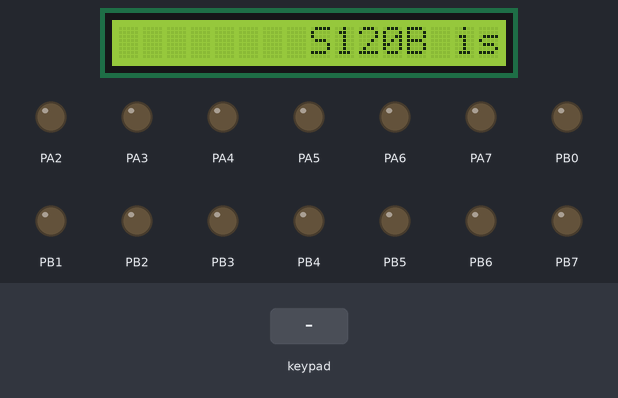
This program was run on a simulated ATmega1284P, built with avr-gcc and emulated at 8 MHz. Shown: 16×1 character LCD, output pins drawn as LEDs (lit = HIGH). Wiring (inferred from the signals the program sends): 4×4 keypad with keys 1 2 3 A 4 5 6 B 7 8 9 C * 0 # D: rows PC0, PC1, PC2, PC3; columns PC4, PC5, PC6, PC7. Wiring (inferred from the names in the program): character LCD (HD44780): RS PA0; E PA1; data PD0, PD1, PD2, PD3, PD4, PD5, PD6, PD7. Dashed ring = blinking. The inputs (shaded band) are chosen by the test bench. Pins used as bus, display or sensor lines are not drawn.

Above: at 1.2 s.
1.3 s: keypad keys 1 2 3 4 pressed 0.4 s apart
At 3.5 s:
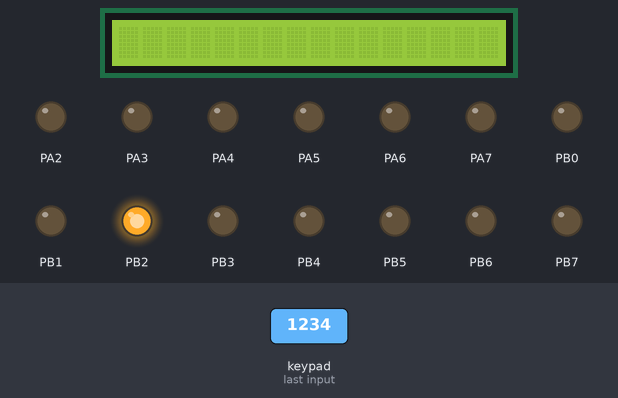
4.4 s: key 'A' pressed
At 4.9 s:
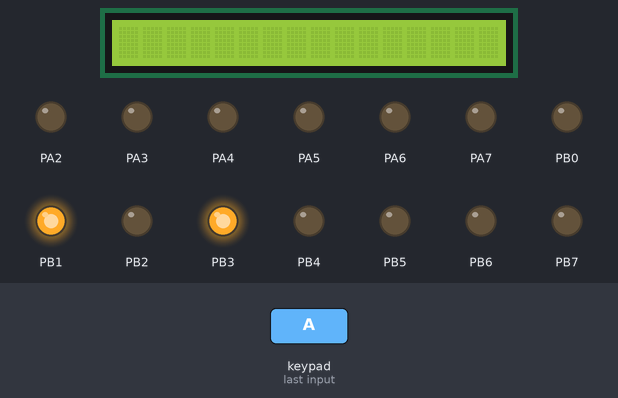
7.4 s: key '5' pressed
At 8.0 s:
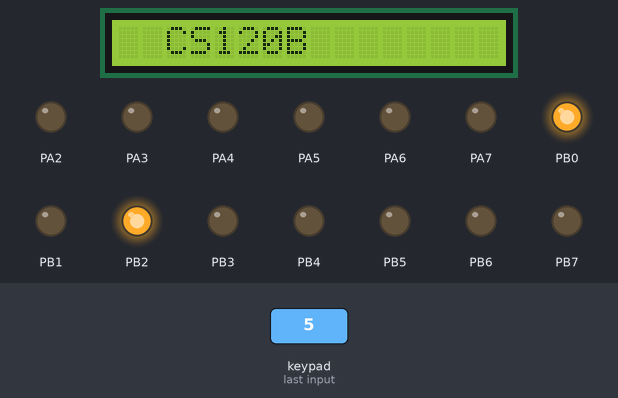
10.1 s: keypad keys 1 2 3 4 # pressed 0.4 s apart
At 11.93 s:
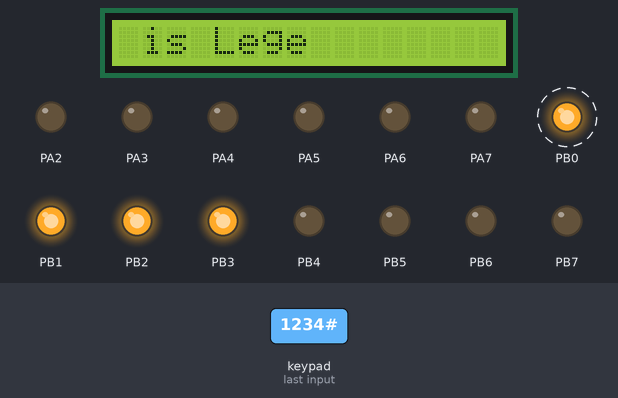
13.6 s: key '6' pressed
At 14.0 s:
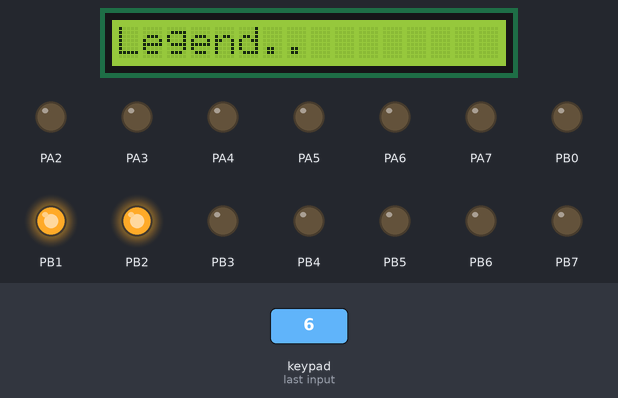
16.1 s: keypad keys 1 2 3 4 * pressed 0.4 s apart
At 17.08 s:
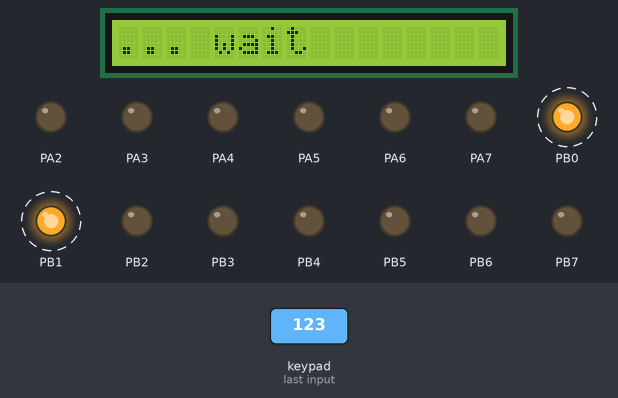
Timing chart, 0 to 19.2 s (numbered marks = the images above; inputs shaded):
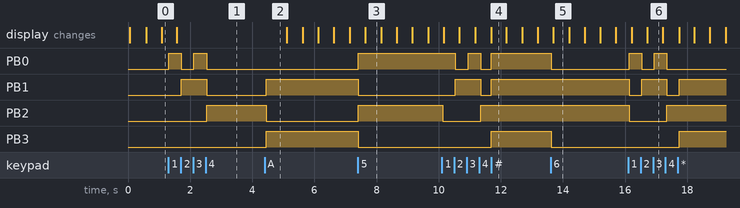

The program:

main.c
```c
/*	Partner 1 Name & E-mail: Anthony Mejia, ameji012@ucr.edu
 *	Partner 2 Name & E-mail: David Gutierrez, dguti026@ucr.edu
 *	Lab Section: 22
 *	Assignment: Lab #11  Exercise #2
 *	Exercise Description: [optional - include for your own benefit]
 *
 *	I acknowledge all content contained herein, excluding template or example
 *	code, is my own original work.
 */

#include "io.c"
#include <avr/interrupt.h>
#include "bit.h"
#include "timer.h"
#include <stdio.h>

//--------Get Keypad Key------------------------------------------------------
unsigned char GetKeypadKey() {

	PORTC = 0xEF; // Enable col 4 with 0, disable others with 1 s
	asm("nop"); // add a delay to allow PORTC to stabilize before checking
	if (GetBit(PINC,0)==0) { return('1'); }
	if (GetBit(PINC,1)==0) { return('4'); }
	if (GetBit(PINC,2)==0) { return('7'); }
	if (GetBit(PINC,3)==0) { return('*'); }

	// Check keys in col 2
	PORTC = 0xDF; // Enable col 5 with 0, disable others with 1 s
	asm("nop"); // add a delay to allow PORTC to stabilize before checking
	if (GetBit(PINC,0)==0) { return('2'); }
	if (GetBit(PINC,1)==0) { return('5'); }
	if (GetBit(PINC,2)==0) { return('8'); }
	if (GetBit(PINC,3)==0) { return('0'); }

	// Check keys in col 3
	PORTC = 0xBF; // Enable col 6 with 0, disable others with 1 s
	asm("nop"); // add a delay to allow PORTC to stabilize before checking
	if (GetBit(PINC,0)==0) { return('3'); }
	if (GetBit(PINC,1)==0) { return('6'); }
	if (GetBit(PINC,2)==0) { return('9'); }
	if (GetBit(PINC,3)==0) { return('#'); }

	// Check keys in col 4
	PORTC = 0x7F;
	asm("nop");
	if (GetBit(PINC,0)==0) { return('A'); }
	if (GetBit(PINC,1)==0) { return('B'); }
	if (GetBit(PINC,2)==0) { return('C'); }
	if (GetBit(PINC,3)==0) { return('D'); }

	return('\0'); // default value
}
//--------End Get Keypad Key Function-----------------------------------------


//--------Print Substring Function----------------------------------------------
void print_substr(char s[], unsigned char start, unsigned char finish) {
	unsigned char size = finish - start;
	unsigned char pos = 0;
	char tempString[size];

	for (unsigned char j = start; j < size; j++) {
		tempString[pos] = s[j];
		pos++;
	}

	char* newString = tempString;
	LCD_ClearScreen();
	LCD_DisplayString(1, newString);
}

//--------End Print Substring Function------------------------------------------


//--------Find GCD function --------------------------------------------------
unsigned long int findGCD(unsigned long int a, unsigned long int b)
{
	unsigned long int c;
	while(1){
		c = a%b;
		if(c==0){return b;}
		a = b;
b = c;
	}
	return 0;
}
//--------End find GCD function ----------------------------------------------


//--------Task scheduler data structure---------------------------------------
// Struct for Tasks represent a running process in our simple real-time operating system.
typedef struct _task {
	/*Tasks should have members that include: state, period,
		a measurement of elapsed time, and a function pointer.*/
	signed char state; //Task's current state
	unsigned long int period; //Task period
	unsigned long int elapsedTime; //Time elapsed since last task tick
	int (*TickFct)(int); //Task tick function
} task;
//--------End Task scheduler data structure-----------------------------------


//--------Shared Variables----------------------------------------------------
unsigned char key;
//--------End Shared Variables------------------------------------------------


//--------User defined FSMs---------------------------------------------------
//Enumeration of states.
enum Keypad_States { KP_init, KP_wait, KP_press };

int keyTick(int state) {
	unsigned char key_press;

	//State machine transitions
	switch (state) {
		case KP_wait:
			key_press = GetKeypadKey();
			state = (key_press != '\0') ? KP_press: KP_wait;
			break;

		case KP_press:
			state = KP_wait;
			break;

		default:
			state = KP_wait;
	}


	//State machine actions
	switch(state) {
		case KP_wait:
			key_press = GetKeypadKey();
			break;

		case KP_press:
			switch (key_press) {
				case '\0': key = 0x1F; break; // All 5 LEDs on
				case '1': key = 0x01; break; // hex equivalent
				case '2': key = 0x02; break;
				case '3': key = 0x03; break;
				case '4': key = 0x04; break;
				case '5': key = 0x05; break;
				case '6': key = 0x06; break;
				case '7': key = 0x07; break;
				case '8': key = 0x08; break;
				case '9': key = 0x09; break;
				case 'A': key = 0x0A; break;
				case 'B': key = 0x0B; break;
				case 'C': key = 0x0C; break;
				case 'D': key = 0x0D; break;
				case '*': key = 0x0E; break;
				case '0': key = 0x00; break;
				case '#': key = 0x0F; break;
				default: key = 0x1B; break;
			}
			PORTB = key;
			break;
	}
	return state;
}


enum LCDStates {init, firstPass, secondPass};

int LCDTick(int state) {
	static unsigned char cursor;
	static unsigned char stringPos;
	char string[] = "CS120B is Legend... wait for it DARY!";
	size_t arraySize = sizeof(string)/sizeof(char);

	switch (state) {
		case init:
			cursor = 17;
			stringPos = 1;
			state = firstPass;
			break;

		case firstPass:
			if (cursor == 0) {
				state = secondPass;
			}
			break;

		case secondPass:
			if (stringPos == arraySize) {
				state = init;
			}
			break;

		default:
			state = init;
			break;
	}

	switch (state) {
		case init:
			break;

		case firstPass:
			if (cursor > 0) {
				LCD_ClearScreen();
				LCD_DisplayString(cursor, string);
				cursor--;
			}
			else if (cursor == 0){
				state = secondPass;
			}
			break;

		case secondPass:
			if (stringPos < arraySize) {
				print_substr(string, stringPos, arraySize);
				stringPos++;
			}
			break;
	}

	return state;
}
// --------END User defined FSMs-----------------------------------------------

// Implement scheduler code from PES.
int main(void) {
	// Set Data Direction Registers
	DDRA = 0xFF; PORTA = 0x00;
	DDRB = 0xFF; PORTB = 0x00;
	DDRC = 0xF0; PORTC = 0x0F;
	DDRD = 0xFF; PORTD = 0x00;
	LCD_init();

	// Period for the tasks
	unsigned long int SMTick1_calc = 50;
	unsigned long int SMTick2_calc = 500;

	//Calculating GCD
	unsigned long int tmpGCD = 1;
	tmpGCD = findGCD(SMTick1_calc, SMTick2_calc);

	//Greatest common divisor for all tasks or smallest time unit for tasks.
	unsigned long int GCD = tmpGCD;

	//Recalculate GCD periods for scheduler
	unsigned long int SMTick1_period = SMTick1_calc/GCD;
	unsigned long int SMTick2_period = SMTick2_calc/GCD;

	//Declare an array of tasks
	static task task1, task2;
	task *tasks[] = { &task1, &task2 };
	const unsigned short numTasks = sizeof(tasks)/sizeof(task*);

	// Task 1
	task1.state = -1;//Task initial state.
	task1.period = SMTick1_period;//Task Period.
	task1.elapsedTime = SMTick1_period;//Task current elapsed time.
	task1.TickFct = &keyTick;//Function pointer for the tick.

	//Task 2
	task2.state = -1;
	task2.period = SMTick2_period;
	task2.elapsedTime = SMTick2_period;
	task2.TickFct = &LCDTick;

	// Set the timer and turn it on
	TimerSet(GCD);
	TimerOn();

	unsigned short i; // Scheduler for-loop iterator
	while(1) {
		// Scheduler code
		for ( i = 0; i < numTasks; i++ ) {
			// Task is ready to tick
			if ( tasks[i]->elapsedTime == tasks[i]->period ) {
				// Setting next state for task
				tasks[i]->state = tasks[i]->TickFct(tasks[i]->state);
				// Reset the elapsed time for next tick.
				tasks[i]->elapsedTime = 0;
			}
			tasks[i]->elapsedTime += 1;
		}
		while(!TimerFlag);
		TimerFlag = 0;
	}

// Error: Program should not exit!
	return 0;
}
```

bit.h
```c
// Permission to copy is granted provided that this header remains intact.
// This software is provided with no warranties.

////////////////////////////////////////////////////////////////////////////////

#ifndef BIT_H
#define BIT_H

////////////////////////////////////////////////////////////////////////////////
//Functionality - Sets bit on a PORTx
//Parameter: Takes in a uChar for a PORTx, the pin number and the binary value
//Returns: The new value of the PORTx
unsigned char SetBit(unsigned char pin, unsigned char number, unsigned char bin_value)
{
	return (bin_value ? pin | (0x01 << number) : pin & ~(0x01 << number));
}

////////////////////////////////////////////////////////////////////////////////
//Functionality - Gets bit from a PINx
//Parameter: Takes in a uChar for a PINx and the pin number
//Returns: The value of the PINx
unsigned char GetBit(unsigned char port, unsigned char number)
{
	return ( port & (0x01 << number) );
}

#endif //BIT_H
```

io.c
```c
#include <avr/io.h>
#include <avr/interrupt.h>
#include <stdio.h>
#include "io.h"

#define SET_BIT(p,i) ((p) |= (1 << (i)))
#define CLR_BIT(p,i) ((p) &= ~(1 << (i)))
#define GET_BIT(p,i) ((p) & (1 << (i)))

/*-------------------------------------------------------------------------*/

#define DATA_BUS PORTD		// port connected to pins 7-14 of LCD display
#define CONTROL_BUS PORTA	// port connected to pins 4 and 6 of LCD disp.
#define RS 0			// pin number of uC connected to pin 4 of LCD disp.
#define E 1			// pin number of uC connected to pin 6 of LCD disp.

/*-------------------------------------------------------------------------*/

void LCD_ClearScreen(void) {
   LCD_WriteCommand(0x01);
}

void LCD_init(void) {

    //wait for 100 ms.
	delay_ms(100);
	LCD_WriteCommand(0x38);
	LCD_WriteCommand(0x06);
	LCD_WriteCommand(0x0f);
	LCD_WriteCommand(0x01);
	delay_ms(10);
}

void LCD_WriteCommand (unsigned char Command) {
   CLR_BIT(CONTROL_BUS,RS);
   DATA_BUS = Command;
   SET_BIT(CONTROL_BUS,E);
   asm("nop");
   CLR_BIT(CONTROL_BUS,E);
   delay_ms(2); // ClearScreen requires 1.52ms to execute
}

void LCD_WriteData(unsigned char Data) {
   SET_BIT(CONTROL_BUS,RS);
   DATA_BUS = Data;
   SET_BIT(CONTROL_BUS,E);
   asm("nop");
   CLR_BIT(CONTROL_BUS,E);
   delay_ms(1);
}

void LCD_DisplayString( unsigned char column, const unsigned char* string) {
   LCD_ClearScreen();
   unsigned char c = column;

   if (c < 16) {
	   while(*string && c <= 16) {
		  LCD_Cursor(c++);
		  LCD_WriteData(*string++);
	   }
   }
   else {
	   while(*string && c <= 32) {
		   LCD_Cursor(c++);
		   LCD_WriteData(*string++);
	   }
   }
}

void LCD_Cursor(unsigned char column) {
   if ( column < 17 ) { // 16x1 LCD: column < 9
						// 16x2 LCD: column < 17
      LCD_WriteCommand(0x80 + column - 1);
   } else {
      LCD_WriteCommand(0xB8 + column - 9);	// 16x1 LCD: column - 1
											// 16x2 LCD: column - 9
   }
}

void delay_ms(int miliSec) //for 8 Mhz crystal
{
    int i,j;
    for(i=0;i<miliSec;i++)
    for(j=0;j<775;j++)
  {
   asm("nop");
  }
}
```

io.h
```c
#ifndef __io_h__
#define __io_h__

void LCD_init();
void LCD_ClearScreen(void);
void LCD_WriteCommand (unsigned char Command);
void LCD_Cursor (unsigned char column);
void LCD_DisplayString(unsigned char column ,const unsigned char *string);
void delay_ms(int miliSec);
#endif
```

timer.h
```c
// Permission to copy is granted provided that this header remains intact.
// This software is provided with no warranties.

////////////////////////////////////////////////////////////////////////////////

#ifndef TIMER_H
#define TIMER_H

#include <avr/interrupt.h>

volatile unsigned char TimerFlag = 0; // TimerISR() sets this to 1. C programmer should clear to 0.

// Internal variables for mapping AVR's ISR to our cleaner TimerISR model.
unsigned long _avr_timer_M = 1; // Start count from here, down to 0. Default 1ms
unsigned long _avr_timer_cntcurr = 0; // Current internal count of 1ms ticks

// Set TimerISR() to tick every M ms
void TimerSet(unsigned long M) {
	_avr_timer_M = M;
	_avr_timer_cntcurr = _avr_timer_M;
}

void TimerOn() {
	// AVR timer/counter controller register TCCR1
	TCCR1B 	= 0x0B;	// bit3 = 1: CTC mode (clear timer on compare)
					// bit2bit1bit0=011: prescaler /64
					// 00001011: 0x0B
					// SO, 8 MHz clock or 8,000,000 /64 = 125,000 ticks/s
					// Thus, TCNT1 register will count at 125,000 ticks/s

	// AVR output compare register OCR1A.
	OCR1A 	= 125;	// Timer interrupt will be generated when TCNT1==OCR1A
					// We want a 1 ms tick. 0.001 s * 125,000 ticks/s = 125
					// So when TCNT1 register equals 125,
					// 1 ms has passed. Thus, we compare to 125.
					// AVR timer interrupt mask register

	TIMSK1 	= 0x02; // bit1: OCIE1A -- enables compare match interrupt

	//Initialize avr counter
	TCNT1 = 0;

	// TimerISR will be called every _avr_timer_cntcurr milliseconds
	_avr_timer_cntcurr = _avr_timer_M;

	//Enable global interrupts
	SREG |= 0x80;	// 0x80: 1000000
}

void TimerOff() {
	TCCR1B 	= 0x00; // bit3bit2bit1bit0=0000: timer off
}

void TimerISR() {
	TimerFlag = 1;
}

// In our approach, the C programmer does not touch this ISR, but rather TimerISR()
ISR(TIMER1_COMPA_vect)
{
	// CPU automatically calls when TCNT0 == OCR0 (every 1 ms per TimerOn settings)
	_avr_timer_cntcurr--; 			// Count down to 0 rather than up to TOP
	if (_avr_timer_cntcurr == 0) { 	// results in a more efficient compare
		TimerISR(); 				// Call the ISR that the user uses
		_avr_timer_cntcurr = _avr_timer_M;
	}
}

#endif //TIMER_H
```

Measured:
- after the input at 1.3 s, PB0: alternates HIGH for 0.40 s and LOW for 0.40 s, 4 changes in all, then stays LOW, starting at once; PB1: LOW → HIGH after 0.42 s, → LOW 0.81 s later; PB2: LOW → HIGH after 1.2 s
- after the input at 4.4 s, PB1, PB3: LOW → HIGH at once; PB2: HIGH → LOW at once
- after the input at 7.4 s, PB0, PB2: LOW → HIGH at once; PB1, PB3: HIGH → LOW at once
- after the input at 10.1 s, PB0: alternates HIGH for 0.40 s and LOW for 0.38 s, 4 changes in all, then stays HIGH, starting after 0.44 s; PB1: LOW → HIGH after 0.44 s, → LOW 0.81 s later, → HIGH 0.35 s later; PB2: HIGH → LOW at once, → HIGH 1.2 s later; PB3: LOW → HIGH after 1.6 s
- after the input at 13.6 s, PB0, PB3: HIGH → LOW at once
- after the input at 16.1 s, PB0: alternates HIGH for 0.40 s and LOW for 0.40 s, 4 changes in all, then stays LOW, starting at once; PB1: alternates HIGH for 0.81 s and LOW for 0.40 s, 4 changes in all, then stays HIGH, starting at once; PB2: HIGH → LOW at once, → HIGH 1.2 s later; PB3: LOW → HIGH after 1.6 s
- what the display in image 3 shows lasts 0.5 s, from 7.6 s to 8.1 s
